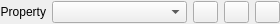
<?xml version="1.0" encoding="UTF-8"?>
<ui version="4.0">
 <class>DragNDropOutputConfig</class>
 <widget class="QWidget" name="DragNDropOutputConfig">
  <property name="geometry">
   <rect>
    <x>0</x>
    <y>0</y>
    <width>280</width>
    <height>24</height>
   </rect>
  </property>
  <property name="minimumSize">
   <size>
    <width>0</width>
    <height>24</height>
   </size>
  </property>
  <property name="maximumSize">
   <size>
    <width>16777215</width>
    <height>24</height>
   </size>
  </property>
  <property name="windowTitle">
   <string>Form</string>
  </property>
  <layout class="QHBoxLayout" name="horizontalLayout">
   <property name="leftMargin">
    <number>0</number>
   </property>
   <property name="topMargin">
    <number>0</number>
   </property>
   <property name="rightMargin">
    <number>0</number>
   </property>
   <property name="bottomMargin">
    <number>0</number>
   </property>
   <item>
    <widget class="QLabel" name="label">
     <property name="sizePolicy">
      <sizepolicy hsizetype="Fixed" vsizetype="Preferred">
       <horstretch>0</horstretch>
       <verstretch>0</verstretch>
      </sizepolicy>
     </property>
     <property name="text">
      <string>Property</string>
     </property>
     <property name="alignment">
      <set>Qt::AlignRight|Qt::AlignTrailing|Qt::AlignVCenter</set>
     </property>
    </widget>
   </item>
   <item>
    <widget class="QComboBox" name="property_name"/>
   </item>
   <item>
    <widget class="QPushButton" name="pushButton">
     <property name="minimumSize">
      <size>
       <width>25</width>
       <height>0</height>
      </size>
     </property>
     <property name="maximumSize">
      <size>
       <width>25</width>
       <height>16777215</height>
      </size>
     </property>
     <property name="text">
      <string/>
     </property>
     <property name="icon">
      <iconset resource="../../res/res.qrc">
       <normaloff>:/png/up_chevron.png</normaloff>:/png/up_chevron.png</iconset>
     </property>
    </widget>
   </item>
   <item>
    <widget class="QPushButton" name="pushButton_2">
     <property name="minimumSize">
      <size>
       <width>25</width>
       <height>0</height>
      </size>
     </property>
     <property name="maximumSize">
      <size>
       <width>25</width>
       <height>16777215</height>
      </size>
     </property>
     <property name="text">
      <string/>
     </property>
     <property name="icon">
      <iconset resource="../../res/res.qrc">
       <normaloff>:/png/down_chevron.png</normaloff>:/png/down_chevron.png</iconset>
     </property>
    </widget>
   </item>
   <item>
    <widget class="QPushButton" name="pushButton_3">
     <property name="minimumSize">
      <size>
       <width>25</width>
       <height>0</height>
      </size>
     </property>
     <property name="maximumSize">
      <size>
       <width>25</width>
       <height>16777215</height>
      </size>
     </property>
     <property name="text">
      <string/>
     </property>
     <property name="icon">
      <iconset resource="../../res/res.qrc">
       <normaloff>:/png/minus.png</normaloff>:/png/minus.png</iconset>
     </property>
    </widget>
   </item>
  </layout>
 </widget>
 <resources>
  <include location="../../res/res.qrc"/>
 </resources>
 <connections/>
</ui>
